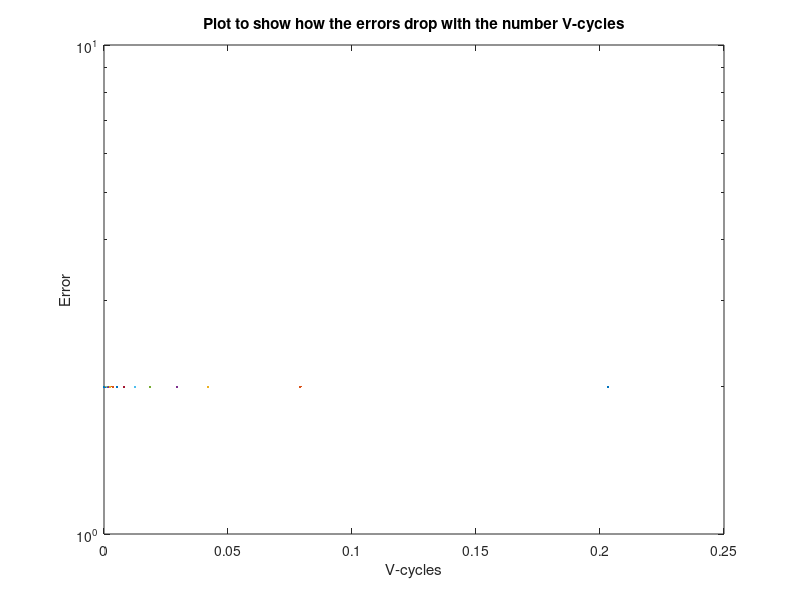

Source code (MATLAB):


%%Error plot

Error = [0.20326 0.07915 0.041997 0.029529 0.018598 0.012476 0.0080367 0.005286...
    0.0034459 0.0022377 0.0014767 0.00094364 0.00063661 0.00039403 0.00027943 ...
     0.00016099 0.00012933 6.2897e-05 7.2644e-05 4.2057e-05 5.7738e-05 4.6333e-05...
     5.3134e-05 4.8471e-05 5.1398e-05 4.9448e-05 5.0705e-05 4.9877e-05 5.0411e-05...
     5.0059e-05 5.0286e-05  5.0136e-05 5.0233e-05 5.0169e-05 5.021e-05 5.0183e-05...
     5.02e-05 5.0189e-05  5.0196e-05 5.0191e-05  5.0195e-05 5.0193e-05 5.0194e-05...
     5.0193e-05 5.0194e-05 5.0193e-05 5.0193e-05 5.0193e-05 5.0193e-05 5.0193e-05];
semilogy(Error, LineWidth=2)
title('Plot to show how the errors drop with the number V-cycles')
xlabel("V-cycles")
ylabel("Error")